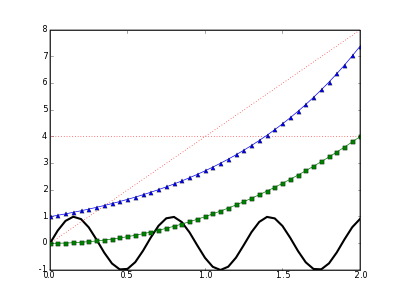

Write Python code to recreate this figure.
import matplotlib
matplotlib.use('Agg')
from pylab import *

def webshow( img ):
    savefig( img, dpi=50 )
    print 'Content-Type: text/html\n'
    print '<img web width="400" height="300" src="'+img+'" />'
	
clf()
t = arange(0.0, 2.05, 0.05)

# method 1: keyword arguments
plot( t, sin(t*10), 'k-', linewidth=3.0)
# plot a solid black line with thickness=3

# method 2: setp command
lines = plot(t, [4 for i in t], t, 4*t)
setp(lines, 'color', 'r' )
setp(lines, 'linestyle', ':' )
# plot two red dotted lines

# method 3: setp command
line1,line2 = plot(t, t**2, t, exp(t))
line1.set_marker('s')
line1.set_color('g')
line2.set_marker('^')
line2.set_color('b')
# plot two lines
# first line is drawn with green square marker
# second line is drawn with blue triangle marker

webshow("marker.png")
